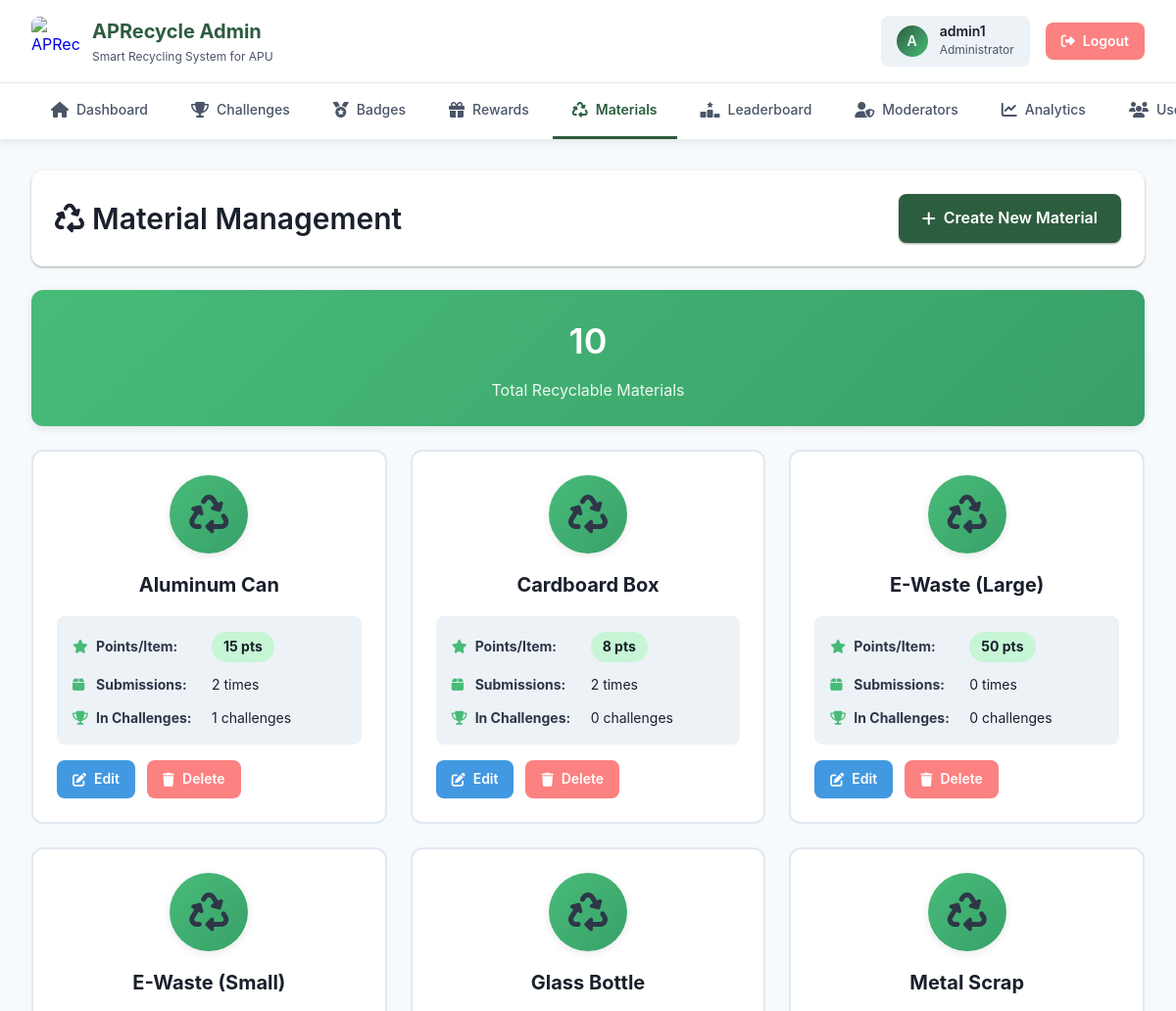
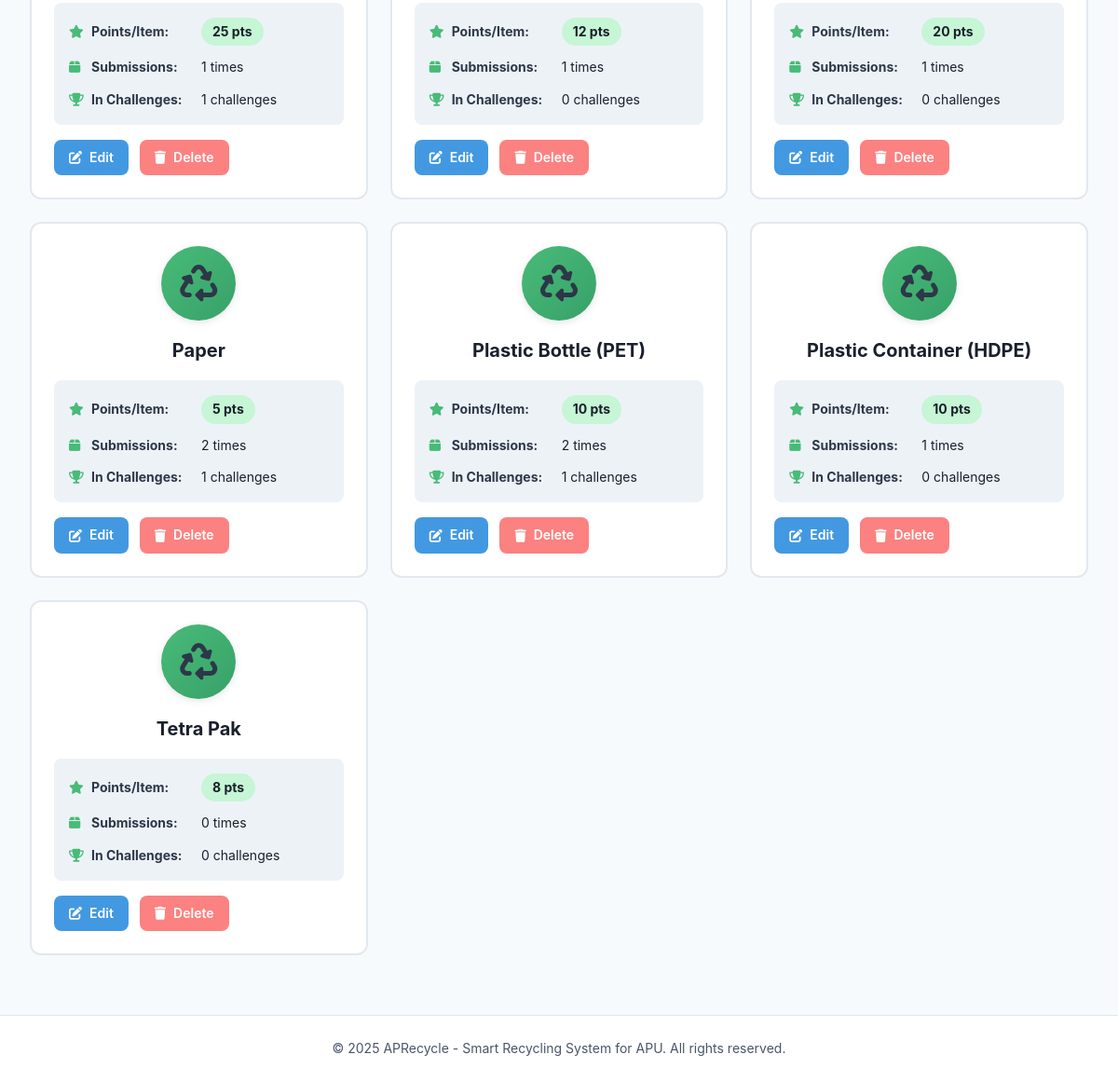
Screenshot of /admin/materials.php (signed in) with the database file from the repository (2 pictures, top to bottom).
### tables this page shows
CREATE TABLE IF NOT EXISTS `material` (
  `material_id` int NOT NULL AUTO_INCREMENT,
  `material_name` varchar(100) NOT NULL,
  `points_per_item` int NOT NULL,
  PRIMARY KEY (`material_id`)
);

### admin/materials.php (the view, shortened to what this page needs)
<?php
$conn = getDBConnection();
$materials_query = "SELECT m.*,
                    COUNT(DISTINCT sm.submission_id) as submission_count,
                    COUNT(DISTINCT c.challenge_id) as used_in_challenges
                    FROM material m
                    LEFT JOIN submission_material sm ON m.material_id = sm.material_id
                    LEFT JOIN challenge c ON m.material_id = c.target_material_id
                    GROUP BY m.material_id
                    ORDER BY m.material_name ASC";
$materials_result = mysqli_query($conn, $materials_query);
$total_materials = mysqli_num_rows($materials_result);
include 'includes/header.php';
?>
<div class="page-header-actions">
    <h2>
        <i class="fas fa-recycle"></i> Material Management
    </h2>
    <a href="material_create.php" class="btn btn-primary">
        <i class="fas fa-plus"></i> Create New Material
    </a>
</div>
<div class="stats-card">
    <h3><?php echo $total_materials; ?></h3>
    <p>Total Recyclable Materials</p>
</div>
<?php if ($total_materials > 0): ?>
    <div class="materials-grid">
        <?php while ($material = mysqli_fetch_assoc($materials_result)): ?>
            <div class="material-card">
                <div class="material-card-header">
                    <div class="material-icon">
                        <i class="fas fa-recycle"></i>
                    </div>
                    <h3 class="material-title"><?php echo htmlspecialchars($material['material_name']); ?></h3>
                </div>
                <div class="material-meta">
                    <div class="material-meta-item">
                        <i class="fas fa-star"></i>
                        <strong>Points/Item:</strong>
                        <span class="points-badge"><?php echo number_format($material['points_per_item']); ?> pts</span>
                    </div>
                    <div class="material-meta-item">
                        <i class="fas fa-box"></i>
                        <strong>Submissions:</strong>
                        <span><?php echo $material['submission_count']; ?> times</span>
                    </div>
                    <div class="material-meta-item">
                        <i class="fas fa-trophy"></i>
                        <strong>In Challenges:</strong>
                        <span><?php echo $material['used_in_challenges']; ?> challenges</span>
                    </div>
                </div>
                <div class="material-actions">
                    <a href="material_create.php?id=<?php echo $material['material_id']; ?>" class="btn btn-edit">
                        <i class="fas fa-edit"></i> Edit
                    </a>
                    <a href="?delete=<?php echo $material['material_id']; ?>" class="btn btn-delete"
                        onclick="return confirm('Are you sure you want to delete this material?');">
                        <i class="fas fa-trash"></i> Delete
                    </a>
                </div>
            </div>
        <?php endwhile; ?>
    </div>
<?php endif; ?>
<?php
include 'includes/footer.php';
?>

### css/styles.css (style rules this page uses)
* { margin: 0; padding: 0; box-sizing: border-box; }
body { font-family: var(--font-sans); color: #2D3748; }
h2 { font-size: 1.875rem; font-weight: 600; }
h3 { font-size: 1.5rem; font-weight: 600; }
body { font-size: 1rem; line-height: 1.6; }
.btn-primary { background: var(--color-primary); color: white; padding: 0.75rem 1.5rem; border-radius: var(--radius-md); border: none; font-weight: 600; cursor: pointer; transition: all 0.3s ease; box-shadow: var(--shadow-sm); }

### css/variables.css (style rules this page uses)
:root { --color-primary: #2D5D3F; --color-primary-light: #3A7A54; --color-primary-dark: #1F4129; --color-secondary: #48BB78; --color-secondary-light: #68D391; --color-accent-blue: #4299E1; --color-accent-yellow: #FFD93D; --color-accent-brown: #8B4513; --color-white: #FFFFFF; --color-gray-50: #F7FAFC; --color-gray-100: #EDF2F7; --color-gray-200: #E2E8F0; --color-gray-300: #CBD5E0; --color-gray-400: #A0AEC0; --color-gray-500: #718096; --color-gray-600: #4A5568; --color-gray-700: #2D3748; --color-gray-800: #1A202C; --color-gray-900: #171923; --color-success: #48BB78; --color-success-light: #C6F6D5; --color-warning: #ED8936; --color-warning-light: #FEEBC8; --color-error: #FC8181; --color-error-light: #FED7D7; --color-info: #4299E1; --color-info-light: #BEE3F8; --gradient-primary: linear-gradient(135deg, #2D5D3F 0%, #48BB78 100%); --gradient-success: linear-gradient(135deg, #48BB78 0%, #38A169 100%); --gradient-badge: linear-gradient(135deg, #667eea 0%, #764ba2 100%); --shadow-sm: 0 1px 3px rgba(0,0,0,0.12), 0 1px 2px rgba(0,0,0,0.24); --shadow-md: 0 2px 8px rgba(0,0,0,0.1); --shadow-lg: 0 4px 12px rgba(0,0,0,0.15); --shadow-xl: 0 10px 40px rgba(0,0,0,0.2); --radius-sm: 4px; --radius-md: 8px; --radius-lg: 12px; --radius-xl: 16px; --radius-full: 9999px; --space-1: 0.25rem; --space-2: 0.5rem; --space-3: 0.75rem; --space-4: 1rem; --space-5: 1.25rem; --space-6: 1.5rem; --space-8: 2rem; --space-10: 2.5rem; --space-12: 3rem; --font-sans: -apple-system, BlinkMacSystemFont, 'Segoe UI', 'Roboto', 'Oxygen', 'Ubuntu', 'Cantarell', 'Fira Sans', 'Droid Sans', 'Helvetica Neue', sans-serif; --font-mono: 'SFMono-Regular', Consolas, 'Liberation Mono', Menlo, monospace; --text-xs: 0.75rem; --text-sm: 0.875rem; --text-base: 1rem; --text-lg: 1.125rem; --text-xl: 1.25rem; --text-2xl: 1.5rem; --text-3xl: 1.875rem; --text-4xl: 2.25rem; }

### admin/includes/header.php (style rules this page uses)
body { background: var(--color-gray-50); margin: 0; padding: 0; }

### rows the page displays
material: material_name "Aluminum Can", points_per_item "15", submission_count "2", used_in_challenges "1"
material: material_name "Cardboard Box", points_per_item "8", submission_count "2", used_in_challenges "0"
material: material_name "E-Waste (Large)", points_per_item "50", submission_count "0", used_in_challenges "0"
material: material_name "E-Waste (Small)", points_per_item "25", submission_count "1", used_in_challenges "1"
material: material_name "Glass Bottle", points_per_item "12", submission_count "1", used_in_challenges "0"
material: material_name "Metal Scrap", points_per_item "20", submission_count "1", used_in_challenges "0"
material: material_name "Paper", points_per_item "5", submission_count "2", used_in_challenges "1"
material: material_name "Plastic Bottle (PET)", points_per_item "10", submission_count "2", used_in_challenges "1"
material: material_name "Plastic Container (HDPE)", points_per_item "10", submission_count "1", used_in_challenges "0"
material: material_name "Tetra Pak", points_per_item "8", submission_count "0", used_in_challenges "0"

### other values shown
substr($_SESSION['username'], 0, 1) "A"
$_SESSION['username'] "admin1"
$total_materials "10"
